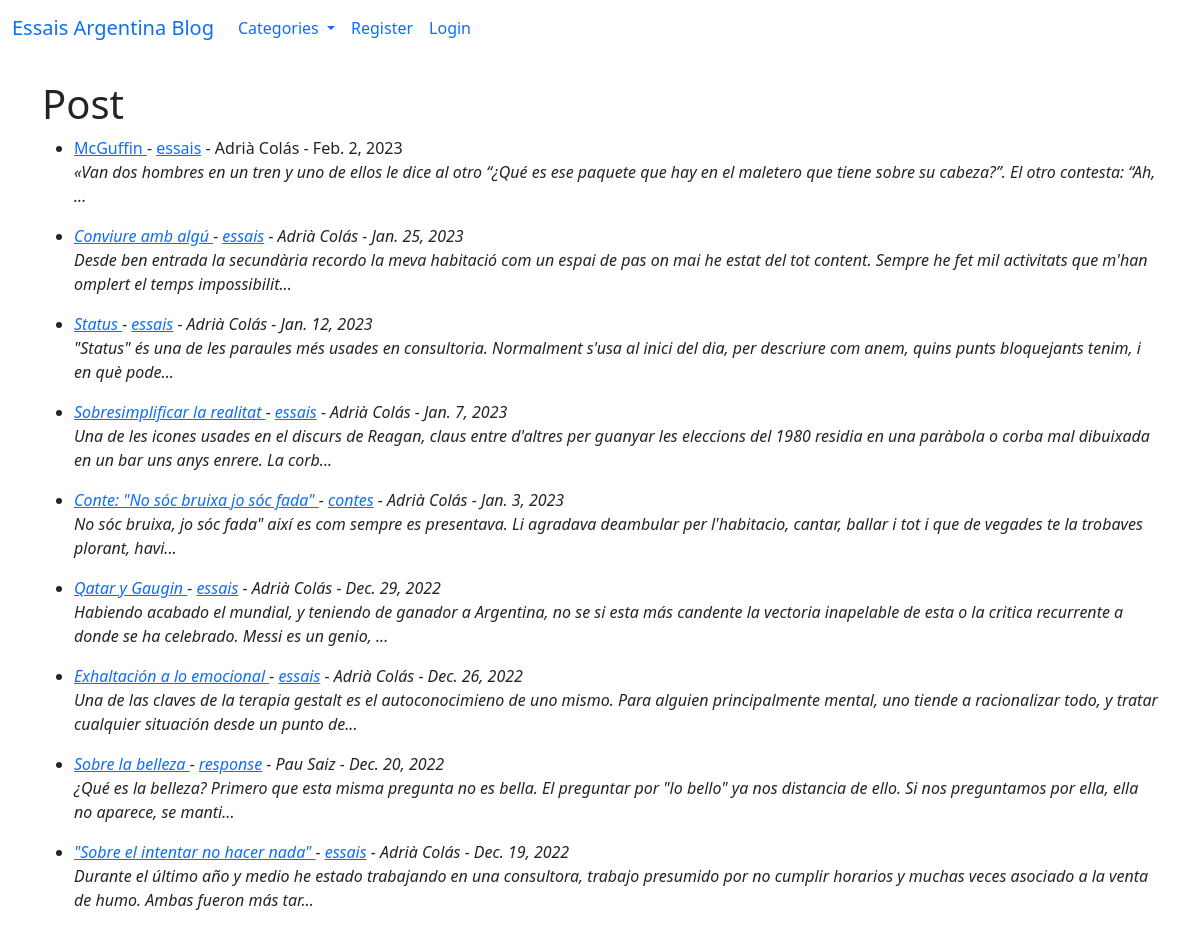
Before: / with the older database file.
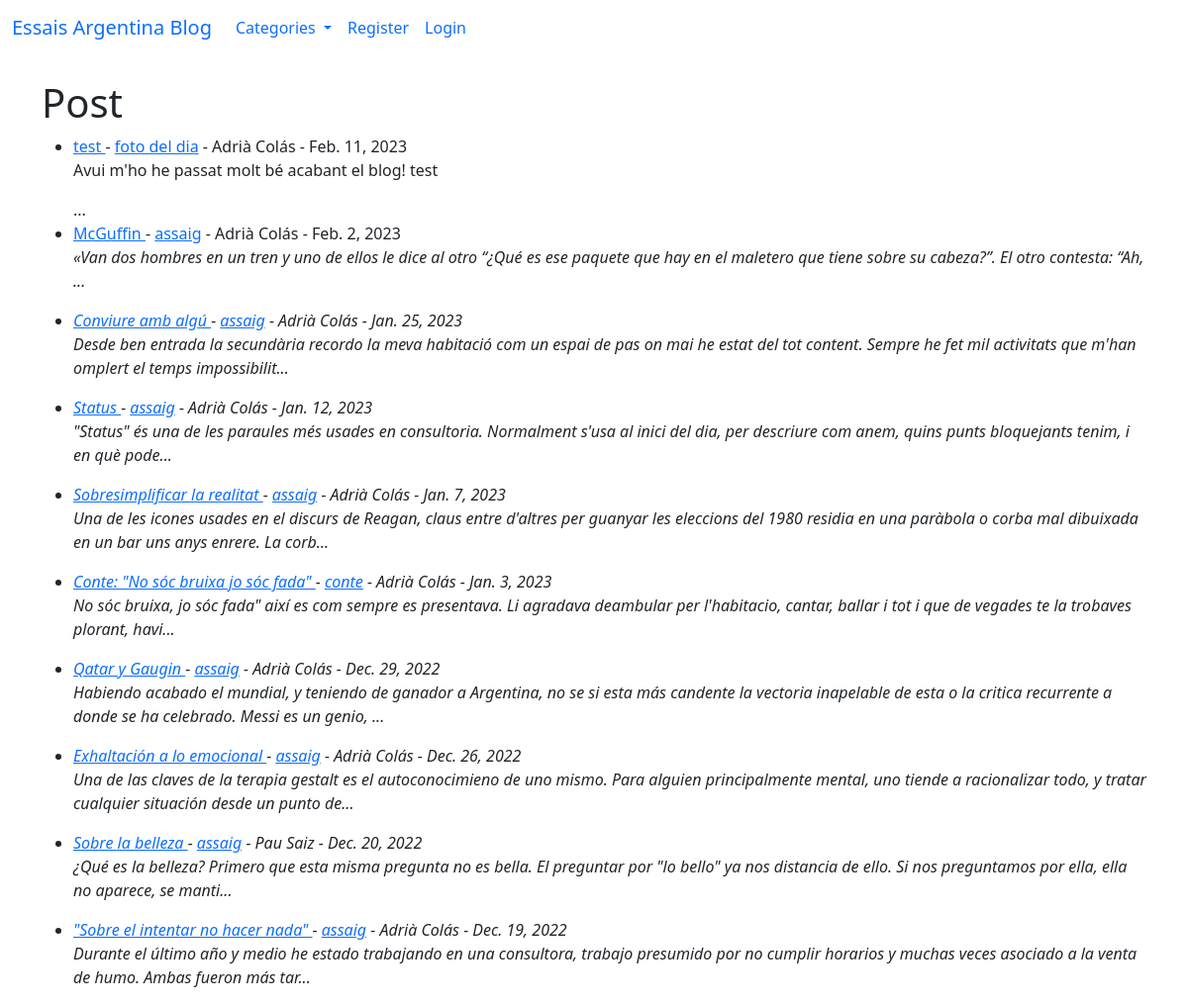
After: the same page with the newer database file.
### theblog/models.py (models this page shows, shortened)
class Post(models.Model):
    title = models.CharField(max_length=255)
    header_image = models.ImageField(null=True, blank=True, upload_to = "images/")
    title_tag = models.CharField(max_length=255)
    author = models.ForeignKey(User, on_delete=models.CASCADE)
    body = RichTextField(blank=True, null=True)
    post_date = models.DateField(auto_now_add=True)
    first_post_date = models.DateField(default = date.today())
    category = models.CharField(max_length= 255, default='uncategorized')
    snippet = models.CharField(max_length= 255)
    likes = models.ManyToManyField(User, related_name = 'blog_posts')

### theblog/views.py (the view)
# urls.py: path('', HomeView.as_view(), name="home"),
class HomeView(ListView):
    model = Post
    template_name = 'home.html'
    ordering = ['-first_post_date']
    def get_context_data(self, *args, **kwargs):
        cat_menu = Category.objects.all()
        context = super(HomeView, self).get_context_data(*args, **kwargs)
        context["cat_menu"] = cat_menu
        return context

### theblog/models.py (called while the page is built)
    def __str__(self):
        return self.name

### theblog/templates/home.html (shortened to what this page needs)
{% extends 'base.html' %}
{% block content %}
<h1>Post</h1>
<ul>
    {% for post in object_list %}
    <li><a href="{% url 'article-detail' post.pk %}"> {{ post.title }} </a>
        - <a href="{% url 'category' post.category|slugify%}">{{ post.category }}</a>
        - {{ post.author.first_name }}
        {{post.author.last_name}} -
        {{post.first_post_date}}
         <br/>
        {{ post.body|slice:"200"| safe}}...
    </li>
    {% endfor %}
</ul>
{% endblock %}

### theblog/templates/base.html (shortened to what this page needs)
<!doctype html>
<html lang="en">
  <head>
    <link href="https://cdn.jsdelivr.net/npm/bootstrap@5.0.2/dist/css/bootstrap.min.css" rel="stylesheet">
  </head>
  <body>
    <nav class="navbar navbar-expand-lg bg-body-tertiary">
  <div class="container-fluid">
    <a class="navbar-brand" href="{% url 'home' %}">Essais Argentina Blog</a>
    <div class="collapse navbar-collapse" id="navbarSupportedContent">
      <ul class="navbar-nav me-auto mb-2 mb-lg-0">
        {% if cat_menu %}
          <li class="nav-item dropdown">
            <a class="nav-link dropdown-toggle" href="#" role="button" data-bs-toggle="dropdown" aria-expanded="false">
              Categories
            </a>
          </li>
        {% else %}
        <li class="nav-item">
          <a class="nav-link" href="{% url 'category-list'%}">
            Categories</a>
        </li> b
        {% endif %}
        {% if user.is_authenticated %}
          <li class="nav-item">
            <a class="nav-link" href="{% url 'add_post'%}">Add Post</a>
          </li>
          <li class="nav-item">
            <a class="nav-link" href="{% url 'add_category'%}">Add Category</a>
          </li>
        {% else %}
          <li class="nav-item">
            <a class="nav-link" href="{% url 'register'%}">Register</a>
          </li>
          <li class="nav-item">
            <a class="nav-link" href="{% url 'login'%}">Login</a>
          </li>
        {% endif %}
      </ul>
    </div>
  </div>
</nav>
    <br/>
    <div class = "container">
      {% block content %}
      {% endblock %}
    </div>
  </body>
</html>

Changed rows visible on the page:
added Post: title "test", category "foto del dia", author.first_name "Adrià", author.last_name "Colás", first_post_date "Feb. 11, 2023", body "Avui m'ho he passat molt bé acabant el blog! test"
changed Post "McGuffin": category "essais" → "assaig"
changed Post "Conviure amb algú": category "essais" → "assaig"
changed Post "Status": category "essais" → "assaig"
changed Post "Sobresimplificar la realitat": category "essais" → "assaig"
changed Post "Conte: \"No sóc bruixa jo sóc fada\"": category "contes" → "conte"
changed Post "Qatar y Gaugin": category "essais" → "assaig"
changed Post "Exhaltación a lo emocional": category "essais" → "assaig"
changed Post "Sobre la belleza": category "response" → "assaig"
changed Post "\"Sobre el intentar no hacer nada\"": category "essais" → "assaig"
